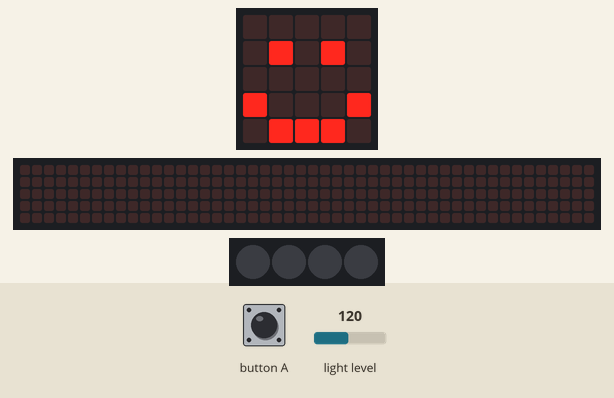
The program below on a simulated BBC micro:bit (MakeCode). Shown: the board's 5×5 LED display, a strip that is not on the board, showing the scrolling text unrolled, 4 RGB LEDs in strip order, left to right. Inputs (shaded band) come from the test bench; at power-on: light level 120. Dim RGB values are drawn brighter than linear; the 48×5 strip is a reading aid, not a part: it shows the text the display is scrolling, unrolled, one strip-width of it at a time.

Above: at 1.8 s.
1.9 s: button A pressed for 0.15 s
At 2.2 s:
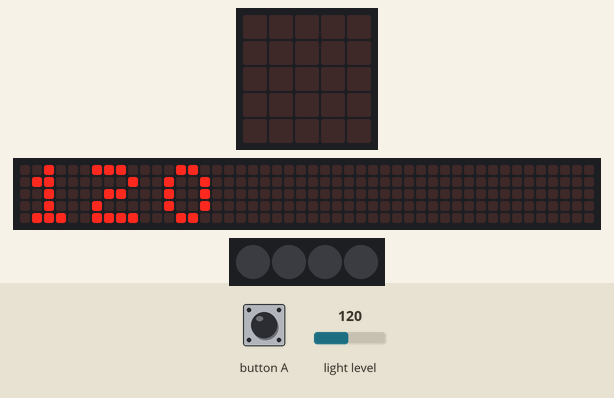
At 2.57 s:
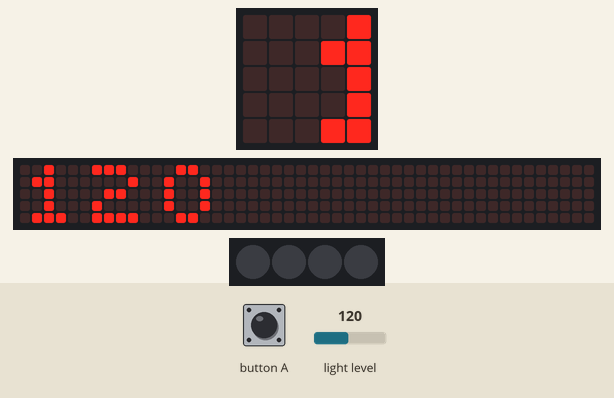
2.6 s: button A pressed for 0.15 s
3.3 s: light level set to 5
6.3 s: light level set to 250
At 13.0 s:
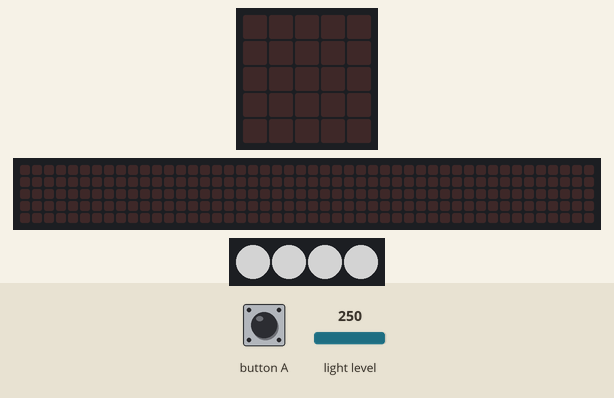
Timing chart, 0 to 15.3 s (numbered marks = the images above; inputs shaded):
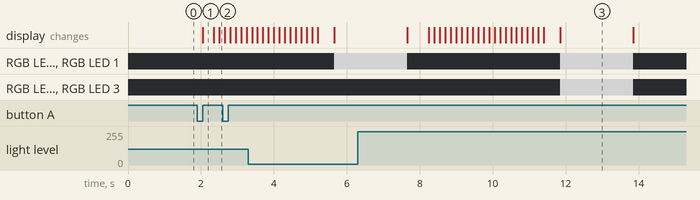

The program:

main.ts
```typescript
// (licence header left out)
//variables
let amountOfLight: number
let neopixelStrip: neopixel.Strip = null

//cleanup
basic.clearScreen()
neopixelStrip = neopixel.create(DigitalPin.P16, 4, NeoPixelMode.RGB)
neopixelStrip.setPixelColor(0, neopixel.colors(NeoPixelColors.Black))
neopixelStrip.setPixelColor(1, neopixel.colors(NeoPixelColors.Black))
neopixelStrip.setPixelColor(2, neopixel.colors(NeoPixelColors.Black))
neopixelStrip.setPixelColor(3, neopixel.colors(NeoPixelColors.Black))
neopixelStrip.show()
basic.showIcon(IconNames.Happy)

// light up leds
input.onButtonPressed(Button.A, function () {
    // get light level
    amountOfLight = input.lightLevel()

    // show light level
    basic.clearScreen()
    basic.showNumber(amountOfLight)

    if (amountOfLight <= 51) {
        // show nothing
    }

    // light up 1 led
    if (amountOfLight > 52) {
        neopixelStrip.setPixelColor(0, neopixel.colors(NeoPixelColors.White))
    }

    // light up 2 leds
    if (amountOfLight > 104) {
        neopixelStrip.setPixelColor(0, neopixel.colors(NeoPixelColors.White))
        neopixelStrip.setPixelColor(1, neopixel.colors(NeoPixelColors.White))
    }

    // light up 3 leds
    if (amountOfLight > 156) {
        neopixelStrip.setPixelColor(0, neopixel.colors(NeoPixelColors.White))
        neopixelStrip.setPixelColor(1, neopixel.colors(NeoPixelColors.White))
        neopixelStrip.setPixelColor(2, neopixel.colors(NeoPixelColors.White))
    }

    // light up 4 leds
    if (amountOfLight > 208) {
        neopixelStrip.setPixelColor(0, neopixel.colors(NeoPixelColors.White))
        neopixelStrip.setPixelColor(1, neopixel.colors(NeoPixelColors.White))
        neopixelStrip.setPixelColor(2, neopixel.colors(NeoPixelColors.White))
        neopixelStrip.setPixelColor(3, neopixel.colors(NeoPixelColors.White))
    }

    neopixelStrip.show()
    basic.pause(2000)
    neopixelStrip.setPixelColor(0, neopixel.colors(NeoPixelColors.Black))
    neopixelStrip.setPixelColor(1, neopixel.colors(NeoPixelColors.Black))
    neopixelStrip.setPixelColor(2, neopixel.colors(NeoPixelColors.Black))
    neopixelStrip.setPixelColor(3, neopixel.colors(NeoPixelColors.Black))
    neopixelStrip.show()
    basic.clearScreen()
    basic.showIcon(IconNames.Happy)
})
```

Measured:
- after the input at 1.9 s, the display: changes after 0.15 s (image 1)
- after the input at 6.3 s, the display: first differs from a run without the input after 2.0 s (image 3 shows a later state)
